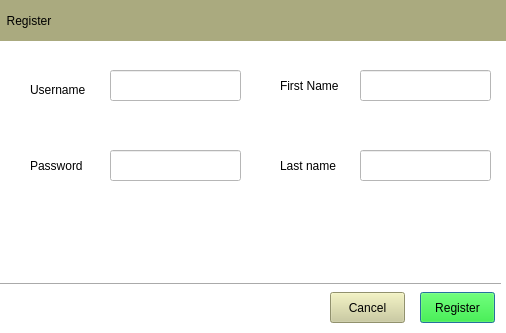
<?xml version="1.0" encoding="UTF-8"?>
<ui version="4.0">
 <class>Dialog</class>
 <widget class="QDialog" name="Dialog">
  <property name="geometry">
   <rect>
    <x>0</x>
    <y>0</y>
    <width>506</width>
    <height>333</height>
   </rect>
  </property>
  <property name="windowTitle">
   <string>Stock Price Prediction</string>
  </property>
  <property name="windowOpacity">
   <double>1.000000000000000</double>
  </property>
  <property name="styleSheet">
   <string notr="true">background-color: rgb(255, 255, 255);</string>
  </property>
  <widget class="QLabel" name="label">
   <property name="geometry">
    <rect>
     <x>0</x>
     <y>0</y>
     <width>641</width>
     <height>41</height>
    </rect>
   </property>
   <property name="styleSheet">
    <string notr="true">background-color: rgb(170, 170, 127);
font: 75 28pt &quot;Times New Roman&quot;;</string>
   </property>
   <property name="text">
    <string>  Register</string>
   </property>
  </widget>
  <widget class="QPushButton" name="btnRegister">
   <property name="geometry">
    <rect>
     <x>420</x>
     <y>292</y>
     <width>75</width>
     <height>31</height>
    </rect>
   </property>
   <property name="styleSheet">
    <string notr="true">background-color: rgb(0, 255, 0);
font: 75 10pt &quot;Times New Roman&quot;;</string>
   </property>
   <property name="text">
    <string>Register</string>
   </property>
  </widget>
  <widget class="Line" name="line">
   <property name="geometry">
    <rect>
     <x>0</x>
     <y>276</y>
     <width>501</width>
     <height>16</height>
    </rect>
   </property>
   <property name="orientation">
    <enum>Qt::Horizontal</enum>
   </property>
  </widget>
  <widget class="QPushButton" name="btnCancel">
   <property name="geometry">
    <rect>
     <x>330</x>
     <y>292</y>
     <width>75</width>
     <height>31</height>
    </rect>
   </property>
   <property name="styleSheet">
    <string notr="true">background-color: rgb(203, 203, 152);
font: 75 10pt &quot;Times New Roman&quot;;</string>
   </property>
   <property name="text">
    <string>Cancel</string>
   </property>
  </widget>
  <widget class="QLabel" name="label_2">
   <property name="geometry">
    <rect>
     <x>30</x>
     <y>80</y>
     <width>71</width>
     <height>20</height>
    </rect>
   </property>
   <property name="styleSheet">
    <string notr="true">font: 75 12pt &quot;Times New Roman&quot;;</string>
   </property>
   <property name="text">
    <string>Username</string>
   </property>
  </widget>
  <widget class="QLineEdit" name="txtuser_name">
   <property name="geometry">
    <rect>
     <x>110</x>
     <y>70</y>
     <width>131</width>
     <height>31</height>
    </rect>
   </property>
  </widget>
  <widget class="QLabel" name="label_3">
   <property name="geometry">
    <rect>
     <x>30</x>
     <y>150</y>
     <width>71</width>
     <height>31</height>
    </rect>
   </property>
   <property name="styleSheet">
    <string notr="true">font: 75 12pt &quot;Times New Roman&quot;;</string>
   </property>
   <property name="text">
    <string>Password</string>
   </property>
  </widget>
  <widget class="QLineEdit" name="txtpass_word">
   <property name="geometry">
    <rect>
     <x>110</x>
     <y>150</y>
     <width>131</width>
     <height>31</height>
    </rect>
   </property>
  </widget>
  <widget class="QLabel" name="label_4">
   <property name="geometry">
    <rect>
     <x>280</x>
     <y>70</y>
     <width>71</width>
     <height>31</height>
    </rect>
   </property>
   <property name="styleSheet">
    <string notr="true">font: 75 12pt &quot;Times New Roman&quot;;</string>
   </property>
   <property name="text">
    <string>First Name</string>
   </property>
  </widget>
  <widget class="QLineEdit" name="txtfirst_name">
   <property name="geometry">
    <rect>
     <x>360</x>
     <y>70</y>
     <width>131</width>
     <height>31</height>
    </rect>
   </property>
  </widget>
  <widget class="QLabel" name="label_5">
   <property name="geometry">
    <rect>
     <x>280</x>
     <y>150</y>
     <width>71</width>
     <height>31</height>
    </rect>
   </property>
   <property name="styleSheet">
    <string notr="true">font: 75 12pt &quot;Times New Roman&quot;;</string>
   </property>
   <property name="text">
    <string>Last name</string>
   </property>
  </widget>
  <widget class="QLineEdit" name="txtlast_name">
   <property name="geometry">
    <rect>
     <x>360</x>
     <y>150</y>
     <width>131</width>
     <height>31</height>
    </rect>
   </property>
  </widget>
  <widget class="QLabel" name="lbRegisterErr">
   <property name="geometry">
    <rect>
     <x>40</x>
     <y>230</y>
     <width>391</width>
     <height>21</height>
    </rect>
   </property>
   <property name="styleSheet">
    <string notr="true">color: rgb(255, 0, 0);
font: 10pt &quot;Times New Roman&quot;;</string>
   </property>
   <property name="text">
    <string/>
   </property>
  </widget>
 </widget>
 <resources/>
 <connections/>
</ui>
